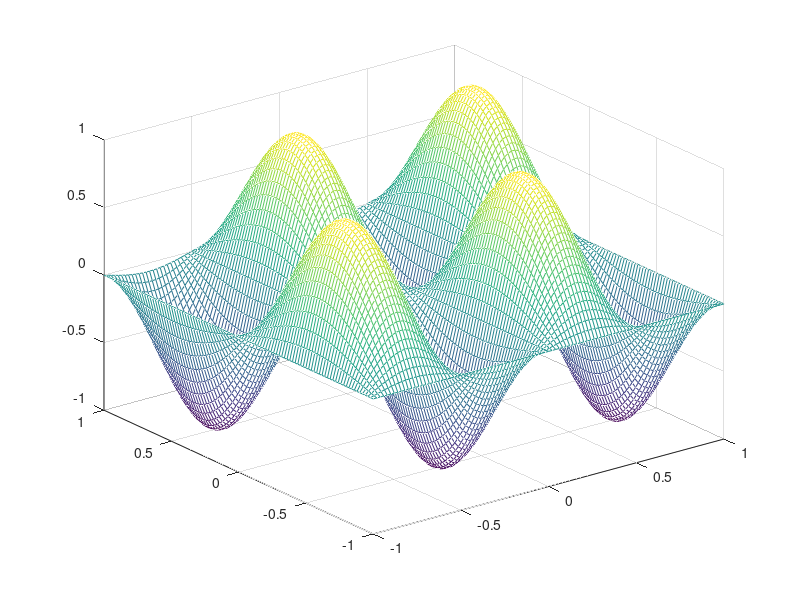
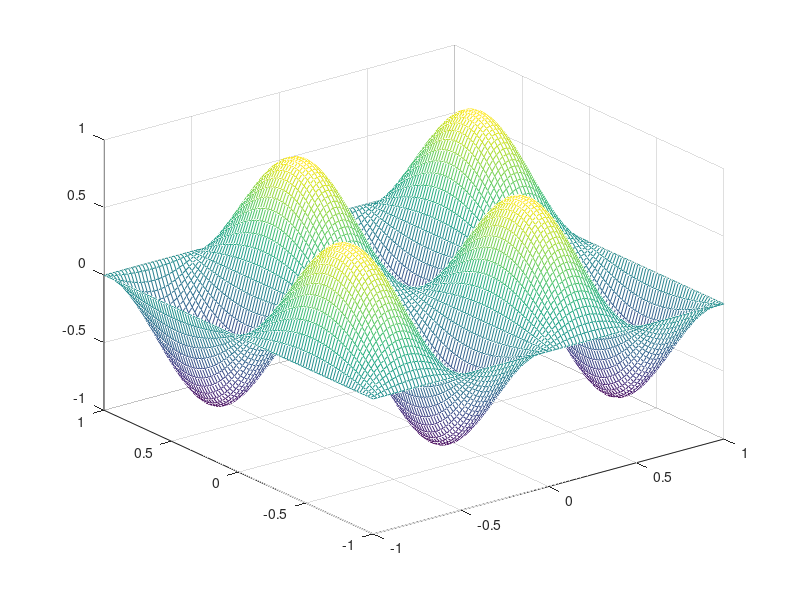

Source code (MATLAB) for these figures, in order:
%time step
deltaT=0.001;
%x-y step
deltaX=0.01;deltaY=0.01;
%the range of x-y
N=101;
%the range of time
M=1;
U=zeros(N,N);
mu_x=deltaT./deltaX.^2;mu_y=deltaT./deltaY.^2;
for i=1:N
    for j=1:N
        U(i,j)=sin((i-1)./N.*2*pi)*sin((j-1)./50.*2*pi);
    end
end
[x,y]=meshgrid(-1:0.02:1,-1:0.02:1);
mesh(x,y,U)
A1=eye(N,N);
A2=eye(N,N);
for k=2:N-1
    A1(k,k)=1+mu_x;
    A1(k,k-1)=-mu_x./2;
    A1(k,k+1)=-mu_x./2;
    A2(k,k)=1+mu_y;
    A2(k,k-1)=-mu_y./2;
    A2(k,k+1)=-mu_y./2;    
end
for l=1:M
    U_half=zeros(N,N);
    b1=zeros(N,1);
    b2=zeros(N,1);
    for j=2:N-1
        for k=2:N-1
            b1(k)=U(k,j+1).*mu_y.*0.5+(1-mu_y).*U(k,j)+U(k,j-1).*mu_y.*0.5; 
        end
        U_half(:,j)=A1\b1;
    end
    for i=2:N-1
        for k=2:N-1
            b2(k)=U_half(i+1,k).*mu_x./2+(1-mu_x).*U_half(i,k)+U_half(i-1,k).*mu_x./2; 
        end
        U(i,:)=(A2\b2)';
    end
    U(1,:)=0;U(N,:)=0;
    figure;
    mesh(x,y,U);
    axis([-1 1 -1 1 -1 1]);
end